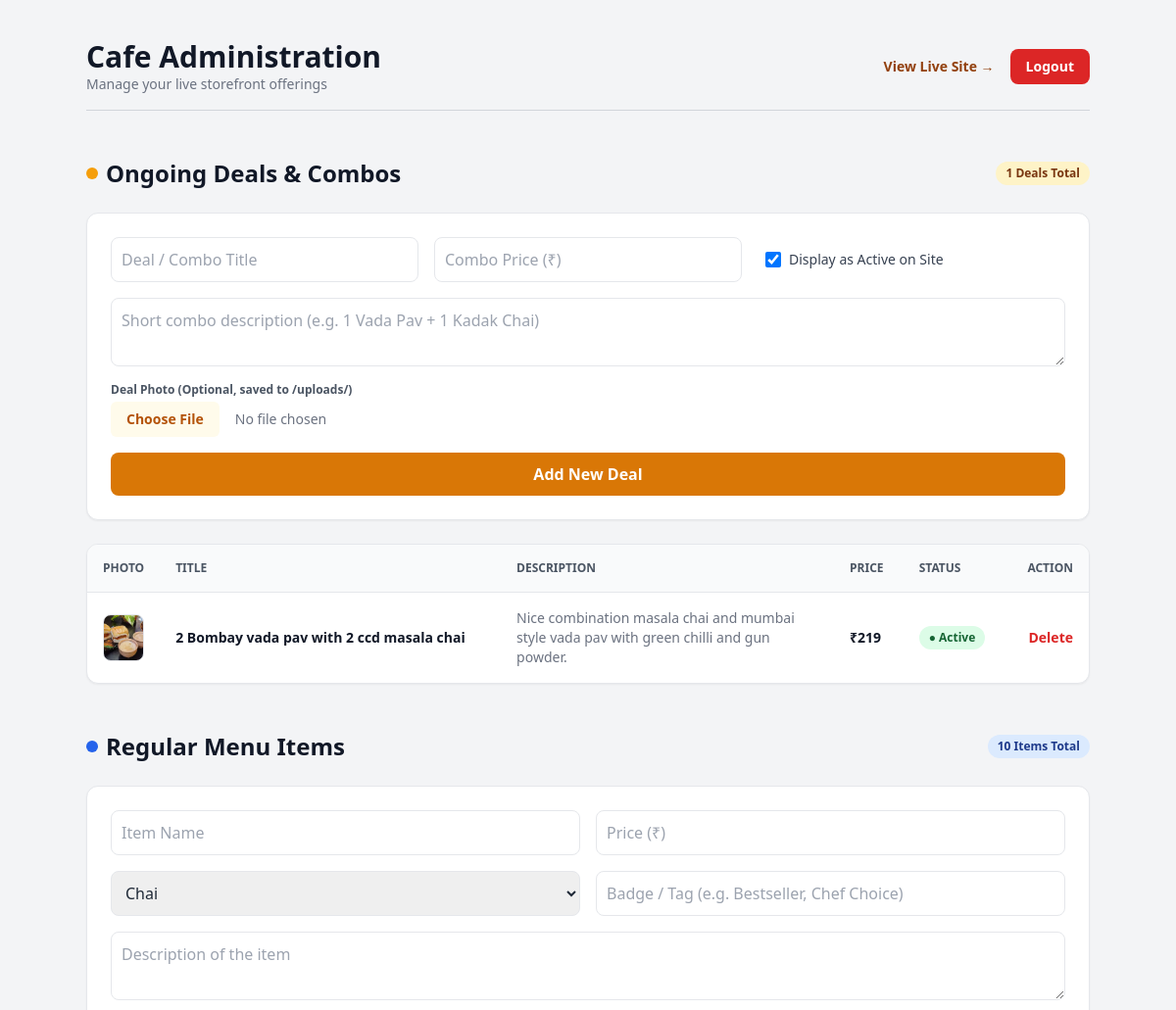
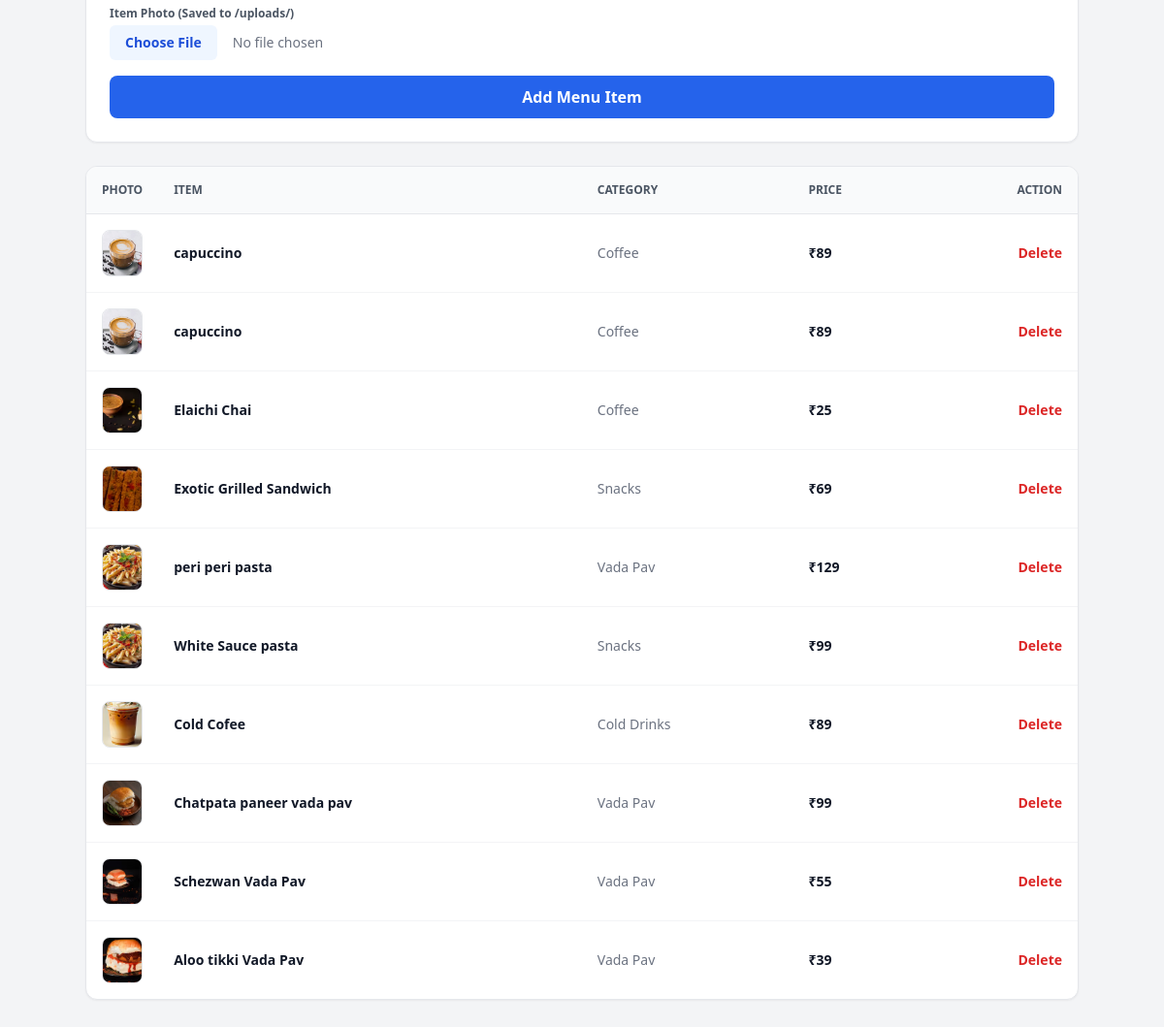
Page /admin/dashboard.php (signed in) on the committed database (2 pictures, top to bottom).
### tables this page shows
CREATE TABLE `deals` (
  `id` int(11) NOT NULL,
  `title` varchar(100) NOT NULL,
  `description` varchar(255) DEFAULT NULL,
  `image` varchar(255) DEFAULT NULL,
  `price` decimal(10,2) NOT NULL,
  `is_active` tinyint(1) DEFAULT 1
);

CREATE TABLE `menu` (
  `id` int(11) NOT NULL,
  `name` varchar(100) NOT NULL,
  `description` text DEFAULT NULL,
  `price` decimal(10,2) NOT NULL,
  `category` varchar(50) DEFAULT NULL,
  `image` varchar(255) DEFAULT NULL,
  `label` varchar(20) DEFAULT NULL
);

### admin/dashboard.php (the view, shortened to what this page needs)
<?php
include '../db.php';
$menu = $pdo->query("SELECT * FROM menu ORDER BY id DESC")->fetchAll();
$deals = $pdo->query("SELECT * FROM deals ORDER BY id DESC")->fetchAll();
?>
<!DOCTYPE html>
<html lang="en">
<head>
    <script src="https://cdn.tailwindcss.com"></script>
</head>
<body class="bg-gray-100 p-6 md:p-10 font-sans text-gray-800">
    <div class="max-w-5xl mx-auto space-y-12">
        <div class="flex justify-between items-center pb-4 border-b border-gray-300">
            <div>
                <h1 class="text-3xl font-extrabold text-gray-900">Cafe Administration</h1>
                <p class="text-sm text-gray-500">Manage your live storefront offerings</p>
            </div>
            <div class="flex items-center gap-4">
                <a href="../index.php" target="_blank" class="text-sm font-semibold text-amber-800 hover:underline">View Live Site &rarr;</a>
                <a href="logout.php" class="bg-red-600 hover:bg-red-700 text-white text-sm font-semibold px-4 py-2 rounded-lg transition">Logout</a>
            </div>
        </div>
        <section class="space-y-6">
            <div class="flex justify-between items-center">
                <h2 class="text-2xl font-bold text-gray-900 flex items-center gap-2">
                    <span class="w-3 h-3 bg-amber-500 rounded-full"></span> Ongoing Deals & Combos
                </h2>
                <span class="text-xs bg-amber-100 text-amber-900 font-bold px-2.5 py-1 rounded-full">
                    <?php echo count($deals); ?> Deals Total
                </span>
            </div>
            <form method="POST" enctype="multipart/form-data" class="bg-white p-6 rounded-xl shadow-sm border border-gray-200 grid grid-cols-1 md:grid-cols-3 gap-4">
                <input type="text" name="title" placeholder="Deal / Combo Title" class="border p-2.5 rounded-lg w-full" required>
                <input type="number" name="price" placeholder="Combo Price (₹)" class="border p-2.5 rounded-lg w-full" required>
                <div class="flex items-center gap-2 pl-2">
                    <input type="checkbox" name="is_active" id="is_active" class="w-4 h-4 text-amber-600 rounded" checked>
                    <label for="is_active" class="text-sm font-medium text-gray-700">Display as Active on Site</label>
                </div>
                <textarea name="description" placeholder="Short combo description (e.g. 1 Vada Pav + 1 Kadak Chai)" class="border p-2.5 rounded-lg md:col-span-3" rows="2" required></textarea>
                <div class="md:col-span-3">
                    <label class="block text-xs font-semibold text-gray-600 mb-1">Deal Photo (Optional, saved to /uploads/)</label>
                    <input type="file" name="deal_image" class="block w-full text-sm text-gray-500 file:mr-4 file:py-2 file:px-4 file:rounded-md file:border-0 file:text-sm file:font-semibold file:bg-amber-50 file:text-amber-700 hover:file:bg-amber-100">
                </div>
                <button name="add_deal" class="bg-amber-600 hover:bg-amber-700 text-white font-semibold py-2.5 px-4 rounded-lg md:col-span-3 transition">Add New Deal</button>
            </form>
            <div class="bg-white rounded-xl shadow-sm border border-gray-200 overflow-hidden">
                <table class="w-full text-left border-collapse text-sm">
                    <thead class="bg-gray-50 border-b border-gray-200 text-gray-600 uppercase text-xs">
                        <tr>
                            <th class="p-4">Photo</th>
                            <th class="p-4">Title</th>
                            <th class="p-4">Description</th>
                            <th class="p-4">Price</th>
                            <th class="p-4">Status</th>
                            <th class="p-4 text-right">Action</th>
                        </tr>
                    </thead>
                    <tbody class="divide-y divide-gray-100">
                        <?php if (empty($deals)): ?>
                            <tr><td colspan="6" class="p-4 text-center text-gray-400">No deals added yet.</td></tr>
                        <?php else: ?>
                            <?php foreach($deals as $d): ?>
                            <tr class="hover:bg-gray-50 transition">
                                <td class="p-4 w-16">
                                    <?php if (!empty($d['image'])): ?>
                                        <img src="../uploads/<?php echo htmlspecialchars($d['image']); ?>" class="w-12 h-12 object-cover rounded-lg border border-gray-200" alt="">
                                    <?php else: ?>
                                        <div class="w-12 h-12 rounded-lg bg-gray-100 flex items-center justify-center text-gray-400 text-xs">No img</div>
                                    <?php endif; ?>
                                </td>
                                <td class="p-4 font-bold text-gray-900"><?php echo htmlspecialchars($d['title']); ?></td>
                                <td class="p-4 text-gray-500 max-w-xs"><?php echo htmlspecialchars($d['description']); ?></td>
                                <td class="p-4 font-bold text-gray-900">₹<?php echo number_format($d['price'], 0); ?></td>
                                <td class="p-4">
                                    <a href="?toggle_deal=<?php echo $d['id']; ?>" class="inline-block px-2.5 py-1 text-xs font-bold rounded-full <?php echo $d['is_active'] ? 'bg-green-100 text-green-800' : 'bg-gray-100 text-gray-600'; ?>">
                                        <?php echo $d['is_active'] ? '● Active' : '○ Inactive'; ?>
                                    </a>
                                </td>
                                <td class="p-4 text-right space-x-3">
                                    <a href="?delete_deal=<?php echo $d['id']; ?>" onclick="return confirm('Delete this deal?')" class="text-red-600 hover:text-red-800 font-semibold">Delete</a>
                                </td>
                            </tr>
                            <?php endforeach; ?>
                        <?php endif; ?>
                    </tbody>
                </table>
            </div>
        </section>
        <section class="space-y-6">
            <div class="flex justify-between items-center">
                <h2 class="text-2xl font-bold text-gray-900 flex items-center gap-2">
                    <span class="w-3 h-3 bg-blue-600 rounded-full"></span> Regular Menu Items
                </h2>
                <span class="text-xs bg-blue-100 text-blue-900 font-bold px-2.5 py-1 rounded-full">
                    <?php echo count($menu); ?> Items Total
                </span>
            </div>
            <form method="POST" enctype="multipart/form-data" class="bg-white p-6 rounded-xl shadow-sm border border-gray-200 grid grid-cols-1 md:grid-cols-2 gap-4">
                <input type="text" name="name" placeholder="Item Name" class="border p-2.5 rounded-lg w-full" required>
                <input type="number" name="price" placeholder="Price (₹)" class="border p-2.5 rounded-lg w-full" required>
                <select name="category" class="border p-2.5 rounded-lg w-full">
                    <option value="Chai">Chai</option>
                </select>
                <input type="text" name="label" placeholder="Badge / Tag (e.g. Bestseller, Chef Choice)" class="border p-2.5 rounded-lg w-full">
                <textarea name="desc" placeholder="Description of the item" class="border p-2.5 rounded-lg md:col-span-2" rows="2"></textarea>
                <div class="md:col-span-2">
                    <label class="block text-xs font-semibold text-gray-600 mb-1">Item Photo (Saved to /uploads/)</label>
                    <input type="file" name="image" class="block w-full text-sm text-gray-500 file:mr-4 file:py-2 file:px-4 file:rounded-md file:border-0 file:text-sm file:font-semibold file:bg-blue-50 file:text-blue-700 hover:file:bg-blue-100">
                </div>
                <button name="add_menu" class="bg-blue-600 hover:bg-blue-700 text-white font-semibold py-2.5 px-4 rounded-lg md:col-span-2 transition">Add Menu Item</button>
            </form>
            <div class="bg-white rounded-xl shadow-sm border border-gray-200 overflow-hidden">
                <table class="w-full text-left border-collapse text-sm">
                    <thead class="bg-gray-50 border-b border-gray-200 text-gray-600 uppercase text-xs">
                        <tr>
                            <th class="p-4">Photo</th>
                            <th class="p-4">Item</th>
                            <th class="p-4">Category</th>
                            <th class="p-4">Price</th>
                            <th class="p-4 text-right">Action</th>
                        </tr>
                    </thead>
                    <tbody class="divide-y divide-gray-100">
                        <?php if (empty($menu)): ?>
                            <tr><td colspan="5" class="p-4 text-center text-gray-400">No menu items added yet.</td></tr>
                        <?php else: ?>
                            <?php foreach($menu as $m): ?>
                            <tr class="hover:bg-gray-50 transition">
                                <td class="p-4 w-16">
                                    <?php if (!empty($m['image'])): ?>
                                        <img src="../uploads/<?php echo htmlspecialchars($m['image']); ?>" class="w-12 h-12 object-cover rounded-lg border border-gray-200" alt="">
                                    <?php else: ?>
                                        <div class="w-12 h-12 rounded-lg bg-gray-100 flex items-center justify-center text-gray-400 text-xs">No img</div>
                                    <?php endif; ?>
                                </td>
                                <td class="p-4 font-bold text-gray-900">
                                    <?php echo htmlspecialchars($m['name']); ?>
                                </td>
                                <td class="p-4 text-gray-500"><?php echo htmlspecialchars($m['category']); ?></td>
                                <td class="p-4 font-bold text-gray-900">₹<?php echo number_format($m['price'], 0); ?></td>
                                <td class="p-4 text-right">
                                    <a href="?delete_menu=<?php echo $m['id']; ?>" onclick="return confirm('Delete this menu item?')" class="text-red-600 hover:text-red-800 font-semibold">Delete</a>
                                </td>
                            </tr>
                            <?php endforeach; ?>
                        <?php endif; ?>
                    </tbody>
                </table>
            </div>
        </section>
    </div>
</body>
</html>

### rows in the picture
deals: image (picture), title "2 Bombay vada pav with 2 ccd masala chai", description "Nice combination masala chai and mumbai style vada pav with green chilli and gun powder.", price "219", is_active "● Active"
menu: image (picture), name "capuccino", category "Coffee", price "89"
menu: image (picture), name "capuccino", category "Coffee", price "89"
menu: image (picture), name "Elaichi Chai", category "Coffee", price "25"
menu: image (picture), name "Exotic Grilled Sandwich", category "Snacks", price "69"
menu: image (picture), name "peri peri pasta", category "Vada Pav", price "129"
menu: image (picture), name "White Sauce pasta", category "Snacks", price "99"
menu: image (picture), name "Cold Cofee", category "Cold Drinks", price "89"
menu: image (picture), name "Chatpata paneer vada pav", category "Vada Pav", price "99"
menu: image (picture), name "Schezwan Vada Pav", category "Vada Pav", price "55"
menu: image (picture), name "Aloo tikki Vada Pav", category "Vada Pav", price "39"

### other values in the picture
count($deals) "1"
count($menu) "10"
